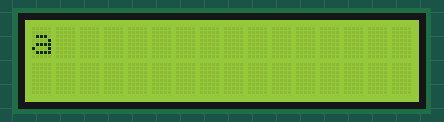
Simulated run of this sketch. Board: Arduino Uno, built with avr-gcc and run on an emulated ATmega328P. Parts: 16×2 character LCD.

Above: at 0.34 s.
At 1.09 s:
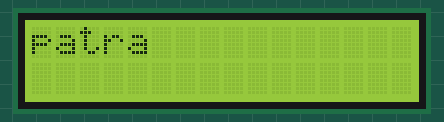
At 1.86 s:
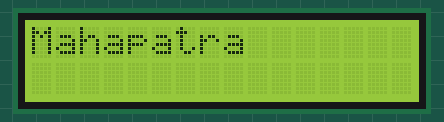
At 2.44 s:
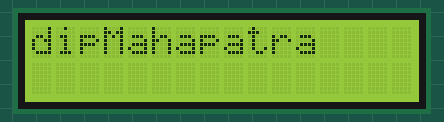
At 3.2 s:
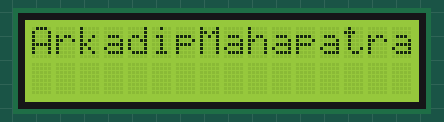
At 6.76 s:
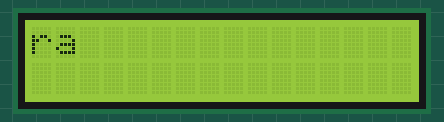

The sketch:

slideText.ino
```cpp
#include <Wire.h>
#include <LiquidCrystal_I2C.h>

LiquidCrystal_I2C lcd(0x27, 16, 2);  // set the LCD address to 0x27 for a 16 chars and 2 line display

void setup() {
  lcd.init();          // Initialize the LCD
  lcd.backlight();     // Turn on the backlight
}

void loop() {
  String text = "ArkadipMahapatra";  // The text to slide
  int textLength = text.length();

  // Sliding effect: Move text from right to left
  for (int pos = 0; pos < textLength + 16; pos++) {
    lcd.clear();  // Clear the screen for each new frame
    int startPos = max(0, textLength - pos);  // Calculate start position of text
    lcd.setCursor(0, 0);  // Set the cursor to the first row
    lcd.print(text.substring(startPos));  // Print the part of the text
    delay(180);  // Adjust the delay for the speed of the sliding effect
  }
}
```

Measured:
- by itself, everything shown: repeats every 6.2 s, in 17 steps
- what the display in image 4 shows lasts 3.2 s, from 3.1 s to 6.3 s
